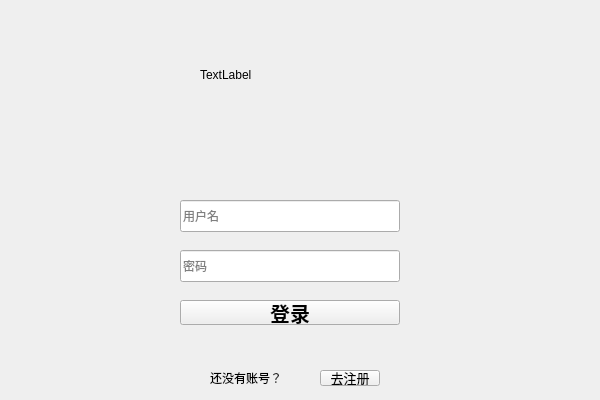
<?xml version="1.0" encoding="UTF-8"?>
<ui version="4.0">
 <class>loginregister</class>
 <widget class="QWidget" name="loginregister">
  <property name="geometry">
   <rect>
    <x>0</x>
    <y>0</y>
    <width>600</width>
    <height>400</height>
   </rect>
  </property>
  <property name="windowTitle">
   <string>登录注册</string>
  </property>
  <property name="windowIcon">
   <iconset resource="res.qrc">
    <normaloff>:/img/icon/icon.png</normaloff>:/img/icon/icon.png</iconset>
  </property>
  <property name="windowOpacity">
   <double>0.900000000000000</double>
  </property>
  <widget class="QStackedWidget" name="stackedWidget">
   <property name="geometry">
    <rect>
     <x>70</x>
     <y>0</y>
     <width>461</width>
     <height>361</height>
    </rect>
   </property>
   <property name="currentIndex">
    <number>0</number>
   </property>
   <widget class="QWidget" name="page">
    <widget class="QWidget" name="widget" native="true">
     <property name="geometry">
      <rect>
       <x>70</x>
       <y>160</y>
       <width>300</width>
       <height>200</height>
      </rect>
     </property>
     <widget class="QLineEdit" name="lineEdit">
      <property name="geometry">
       <rect>
        <x>40</x>
        <y>40</y>
        <width>220</width>
        <height>32</height>
       </rect>
      </property>
      <property name="maxLength">
       <number>6</number>
      </property>
      <property name="placeholderText">
       <string>用户名</string>
      </property>
      <property name="clearButtonEnabled">
       <bool>true</bool>
      </property>
     </widget>
     <widget class="QLineEdit" name="lineEdit2">
      <property name="geometry">
       <rect>
        <x>40</x>
        <y>90</y>
        <width>220</width>
        <height>32</height>
       </rect>
      </property>
      <property name="maxLength">
       <number>12</number>
      </property>
      <property name="echoMode">
       <enum>QLineEdit::Password</enum>
      </property>
      <property name="placeholderText">
       <string>密码</string>
      </property>
      <property name="clearButtonEnabled">
       <bool>true</bool>
      </property>
     </widget>
     <widget class="QPushButton" name="pushButton">
      <property name="geometry">
       <rect>
        <x>40</x>
        <y>140</y>
        <width>220</width>
        <height>25</height>
       </rect>
      </property>
      <property name="font">
       <font>
        <family>楷体</family>
        <pointsize>15</pointsize>
        <weight>75</weight>
        <bold>true</bold>
       </font>
      </property>
      <property name="text">
       <string>登录</string>
      </property>
     </widget>
    </widget>
    <widget class="QLabel" name="label">
     <property name="geometry">
      <rect>
       <x>130</x>
       <y>0</y>
       <width>200</width>
       <height>150</height>
      </rect>
     </property>
     <property name="text">
      <string>TextLabel</string>
     </property>
    </widget>
   </widget>
   <widget class="QWidget" name="page_2">
    <widget class="QLabel" name="label2">
     <property name="geometry">
      <rect>
       <x>130</x>
       <y>0</y>
       <width>200</width>
       <height>150</height>
      </rect>
     </property>
     <property name="text">
      <string>TextLabel</string>
     </property>
    </widget>
    <widget class="QWidget" name="widget_2" native="true">
     <property name="geometry">
      <rect>
       <x>70</x>
       <y>160</y>
       <width>300</width>
       <height>200</height>
      </rect>
     </property>
     <widget class="QLineEdit" name="lineEdit_2">
      <property name="geometry">
       <rect>
        <x>40</x>
        <y>40</y>
        <width>220</width>
        <height>32</height>
       </rect>
      </property>
      <property name="maxLength">
       <number>6</number>
      </property>
      <property name="placeholderText">
       <string>用户名</string>
      </property>
      <property name="clearButtonEnabled">
       <bool>true</bool>
      </property>
     </widget>
     <widget class="QLineEdit" name="lineEdit_3">
      <property name="geometry">
       <rect>
        <x>40</x>
        <y>90</y>
        <width>220</width>
        <height>32</height>
       </rect>
      </property>
      <property name="maxLength">
       <number>12</number>
      </property>
      <property name="echoMode">
       <enum>QLineEdit::Password</enum>
      </property>
      <property name="placeholderText">
       <string>密码</string>
      </property>
      <property name="clearButtonEnabled">
       <bool>true</bool>
      </property>
     </widget>
     <widget class="QPushButton" name="pushButton_2">
      <property name="geometry">
       <rect>
        <x>40</x>
        <y>140</y>
        <width>220</width>
        <height>25</height>
       </rect>
      </property>
      <property name="font">
       <font>
        <family>楷体</family>
        <pointsize>15</pointsize>
        <weight>75</weight>
        <bold>true</bold>
       </font>
      </property>
      <property name="text">
       <string>注册</string>
      </property>
     </widget>
    </widget>
   </widget>
  </widget>
  <widget class="QLabel" name="label_zhu">
   <property name="geometry">
    <rect>
     <x>210</x>
     <y>370</y>
     <width>100</width>
     <height>16</height>
    </rect>
   </property>
   <property name="text">
    <string>还没有账号？</string>
   </property>
  </widget>
  <widget class="QPushButton" name="pushButton_zhu">
   <property name="geometry">
    <rect>
     <x>320</x>
     <y>370</y>
     <width>60</width>
     <height>16</height>
    </rect>
   </property>
   <property name="font">
    <font>
     <family>楷体</family>
     <pointsize>10</pointsize>
    </font>
   </property>
   <property name="cursor">
    <cursorShape>PointingHandCursor</cursorShape>
   </property>
   <property name="text">
    <string>去注册</string>
   </property>
  </widget>
 </widget>
 <resources>
  <include location="res.qrc"/>
 </resources>
 <connections/>
</ui>
